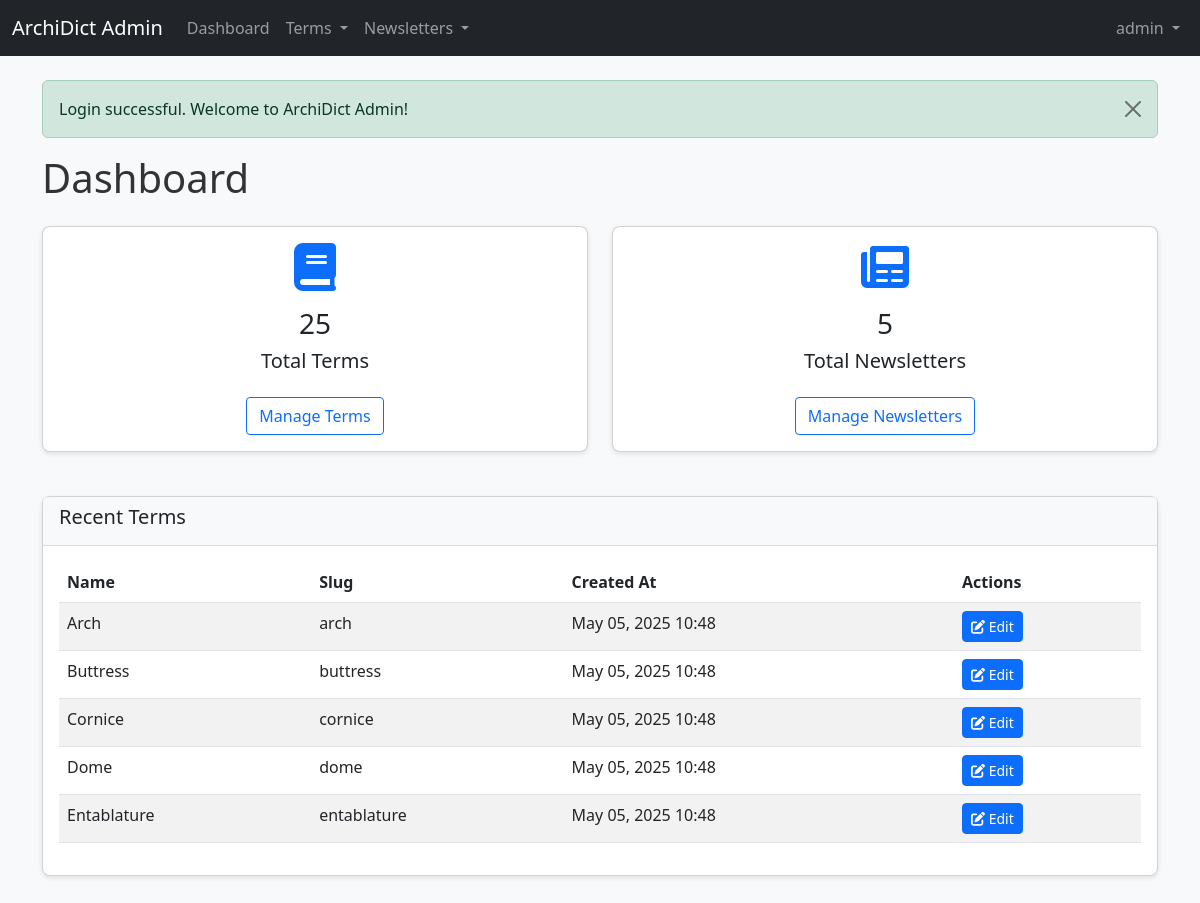
/admin/index.php (signed in), run on the app's committed database.
### tables this page shows
CREATE TABLE IF NOT EXISTS `terms` (
  `id` INT UNSIGNED NOT NULL AUTO_INCREMENT PRIMARY KEY,
  `name` VARCHAR(255) NOT NULL,
  `slug` VARCHAR(255) NOT NULL UNIQUE,
  `definition` TEXT NOT NULL,
  `image` VARCHAR(255) DEFAULT NULL,
  `created_at` TIMESTAMP DEFAULT CURRENT_TIMESTAMP,
  `updated_at` TIMESTAMP DEFAULT CURRENT_TIMESTAMP ON UPDATE CURRENT_TIMESTAMP
);

### admin/includes/database.php (called while the page is built, shortened)
<?php
class Database {
    private $host = DB_HOST;
    private $user = DB_USER;
    private $pass = DB_PASS;
    private $dbname = DB_NAME;
    private $dbh;
    private $stmt;
    public function __construct() {
        $dsn = 'mysql:host=' . $this->host . ';dbname=' . $this->dbname . ';charset=utf8mb4';
        $options = array(
            PDO::ATTR_PERSISTENT => true,
            PDO::ATTR_ERRMODE => PDO::ERRMODE_EXCEPTION,
            PDO::ATTR_DEFAULT_FETCH_MODE => PDO::FETCH_ASSOC,
            PDO::ATTR_EMULATE_PREPARES => false
        );
        try {
            $this->dbh = new PDO($dsn, $this->user, $this->pass, $options);
        } catch (PDOException $e) {
            $this->error = $e->getMessage();
            echo 'Connection Error: ' . $this->error;
        }
    }
    public function query($query) {
        $this->stmt = $this->dbh->prepare($query);
    }
    public function execute() {
        return $this->stmt->execute();
    }
    public function resultSet() {
        $this->execute();
        return $this->stmt->fetchAll();
    }
}

### admin/includes/term.php (called while the page is built, shortened)
<?php
class Term {
    private $db;
    public function __construct() {
        $this->db = new Database();
    }
    public function getAll() {
        $this->db->query("SELECT * FROM terms ORDER BY name ASC");
        return $this->db->resultSet();
    }
}

### admin/includes/newsletter.php (called while the page is built, shortened)
<?php
class Newsletter {
    private $db;
    public function __construct() {
        $this->db = new Database();
    }
    public function getAll() {
        $this->db->query("SELECT * FROM newsletters ORDER BY created_at DESC");
        return $this->db->resultSet();
    }
}

### admin/includes/utils.php (called while the page is built, shortened)
<?php
class Utils {
    public static function formatDate($date, $format = 'Y-m-d H:i:s') {
        $dateObj = new DateTime($date);
        return $dateObj->format($format);
    }
}

### admin/index.php (the view, shortened to what this page needs)
<?php
$termObj = new Term();
$newsletterObj = new Newsletter();
$terms = $termObj->getAll();
$termCount = count($terms);
$newsletters = $newsletterObj->getAll();
$newsletterCount = count($newsletters);
include 'includes/header.php';
?>
<div class="row">
    <div class="col-md-12">
        <h1 class="mb-4">Dashboard</h1>
    </div>
</div>
<div class="row mb-4">
    <div class="col-md-6">
        <div class="card dashboard-card">
            <div class="card-body text-center">
                <i class="fas fa-book dashboard-icon mb-3"></i>
                <h3><?php echo $termCount; ?></h3>
                <h5>Total Terms</h5>
                <a href="<?php echo ADMIN_URL; ?>terms/index.php" class="btn btn-outline-primary mt-3">Manage Terms</a>
            </div>
        </div>
    </div>
    <div class="col-md-6">
        <div class="card dashboard-card">
            <div class="card-body text-center">
                <i class="fas fa-newspaper dashboard-icon mb-3"></i>
                <h3><?php echo $newsletterCount; ?></h3>
                <h5>Total Newsletters</h5>
                <a href="<?php echo ADMIN_URL; ?>newsletters/index.php" class="btn btn-outline-primary mt-3">Manage Newsletters</a>
            </div>
        </div>
    </div>
</div>
<div class="row">
    <div class="col-md-12">
        <div class="card">
            <div class="card-header">
                <h5>Recent Terms</h5>
            </div>
            <div class="card-body">
                <?php if ($termCount > 0): ?>
                    <div class="table-responsive">
                        <table class="table table-striped table-hover">
                            <thead>
                                <tr>
                                    <th>Name</th>
                                    <th>Slug</th>
                                    <th>Created At</th>
                                    <th>Actions</th>
                                </tr>
                            </thead>
                            <tbody>
                                <?php foreach (array_slice($terms, 0, 5) as $term): ?>
                                    <tr>
                                        <td><?php echo htmlspecialchars($term['name']); ?></td>
                                        <td><?php echo htmlspecialchars($term['slug']); ?></td>
                                        <td><?php echo Utils::formatDate($term['created_at'], 'M d, Y H:i'); ?></td>
                                        <td>
                                            <a href="<?php echo ADMIN_URL; ?>terms/edit.php?id=<?php echo $term['id']; ?>" class="btn btn-sm btn-primary">
                                                <i class="fas fa-edit"></i> Edit
                                            </a>
                                        </td>
                                    </tr>
                                <?php endforeach; ?>
                            </tbody>
                        </table>
                    </div>
                <?php else: ?>
                    <p>No terms found.</p>
                <?php endif; ?>
            </div>
        </div>
    </div>
</div>
<?php
include 'includes/footer.php';
?>

### admin/css/style.css (style rules this page uses)
body { font-family: 'Segoe UI', Tahoma, Geneva, Verdana, sans-serif; background-color: #f8f9fa; color: #333; }
.card { box-shadow: 0 2px 5px rgba(0, 0, 0, 0.1); border-radius: 8px; margin-bottom: 20px; }
.card-header { font-weight: 600; background-color: #f8f9fa; border-bottom: 1px solid rgba(0, 0, 0, 0.125); }
.btn { border-radius: 4px; font-weight: 500; }
.btn-primary { background-color: #0d6efd; border-color: #0d6efd; }
.table thead { background-color: #f8f9fa; }
.dashboard-card { transition: transform 0.2s; }
.dashboard-icon { font-size: 3rem; color: #0d6efd; }

### data on the page
terms: name "Arch", slug "arch", created_at "May 05, 2025 10:48"
terms: name "Buttress", slug "buttress", created_at "May 05, 2025 10:48"
terms: name "Cornice", slug "cornice", created_at "May 05, 2025 10:48"
terms: name "Dome", slug "dome", created_at "May 05, 2025 10:48"
terms: name "Entablature", slug "entablature", created_at "May 05, 2025 10:48"

### other printed values
$_SESSION['username'] "admin"
$_SESSION['message'] "Login successful. Welcome to ArchiDict Admin!"
$termCount "25"
$newsletterCount "5"
